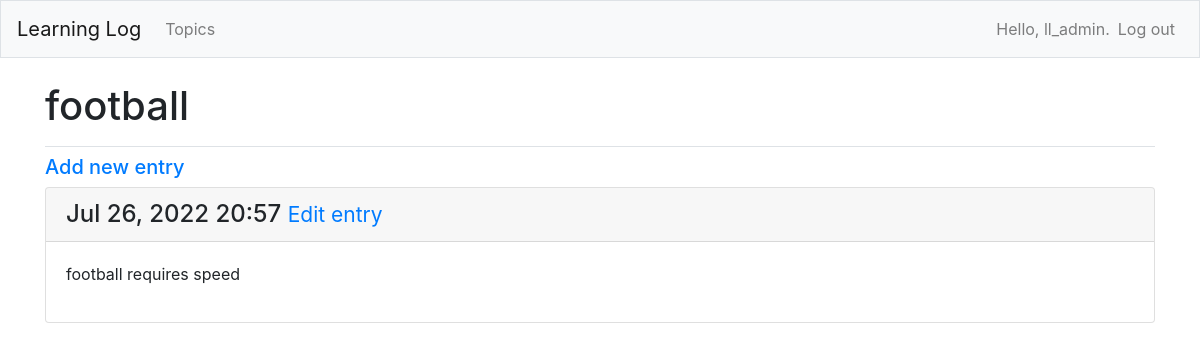
Page /topics/4/ (signed in) on the committed database.
### learning_logs/models.py (models this page shows, shortened)
class Topic(models.Model):
    text = models.CharField(max_length=200)
    date_added = models.DateTimeField(auto_now_add=True)
    owner = models.ForeignKey(User, on_delete=models.CASCADE)
    def __str__(self):
        return self.text

class Entry(models.Model):
    topic = models.ForeignKey(Topic, on_delete=models.CASCADE)
    text = models.TextField()
    date_added = models.DateTimeField(auto_now_add=True)
    class Meta:
        verbose_name_plural = 'entries'

### learning_logs/views.py (the view)
# urls.py: path('topics/<int:topic_id>/', views.topic, name='topic'),
@login_required
def topic(request, topic_id):
    topic = Topic.objects.get(id=topic_id)
    check_topic_owner(request, topic)
    entries = topic.entry_set.order_by('-date_added')
    context = {'topic': topic,
               'entries': entries
               }
    return render(request, 'learning_logs/topic.html', context)

### learning_logs/views.py (called while the page is built)
def check_topic_owner(request, topic):
    if topic.owner != request.user:
        raise Http404

### learning_logs/templates/learning_logs/topic.html
{% extends 'learning_logs/base.html' %}
{% block page_header %}
    <h1>{{ topic }}</h1>
{% endblock page_header %}
{% block content %}
    <h5>
        <a href="{% url 'learning_logs:new_entry' topic.id %}">Add new entry</a>
    </h5>
    {% for entry in entries %}
        <div class="card mb-3">
            <h4 class="card-header">
                {{ entry.date_added|date:'M d, Y H:i' }}
                <small>
                    <a href="{% url 'learning_logs:edit_entry' entry.id %}">Edit entry</a>
                </small>
            </h4>
            <div class="card-body">
                {{ entry.text|linebreaks }}
            </div>
        </div>
    {% empty %}
        <p>There are no entries for this topic yet.</p>
    {% endfor %}
{% endblock content %}

### learning_logs/templates/learning_logs/base.html (shortened to what this page needs)
{% load bootstrap4 %}
<!doctype html>
<html lang="en">
<head>
    {% bootstrap_css %}
</head>
<body>
    <nav class="navbar navbar-expand-md navbar-light bg-light mb-4 border">
        <a class="navbar-brand" href="{% url 'learning_logs:index' %}">Learning Log</a>
        <div class="collapse navbar-collapse" id="navbarCollapse">
            <ul class="navbar-nav mr-auto">
                <li class="nav-item">
                    <a class="nav-link" href="{% url 'learning_logs:topics' %}">Topics</a>
                </li>
            </ul>
            <ul class="navbar-nav ml-auto">
                {% if user.is_authenticated %}
                    <li class="nav-item">
                        <span class="navbar-text">Hello, {{ user.username }}.</span>
                    </li>
                    <li class="nav-item">
                        <a class="nav-link" href="{% url 'users:logout' %}">Log out</a>
                    </li>
                {% endif %}
            </ul>
        </div>
    </nav>
    <main role="main" class="container">
        <div class="pb-2 mb-2 border-bottom">
            {% block page_header %}{% endblock page_header %}
        </div>
        <div>
            {% block content %}{% endblock content %}
        </div>
    </main>
</body>
</html>

### rows in the picture
Topic: text "football"
Entry: date_added "Jul 26, 2022 20:57", text "football requires speed"

### other values in the picture
{{ user.username }} "ll_admin"
